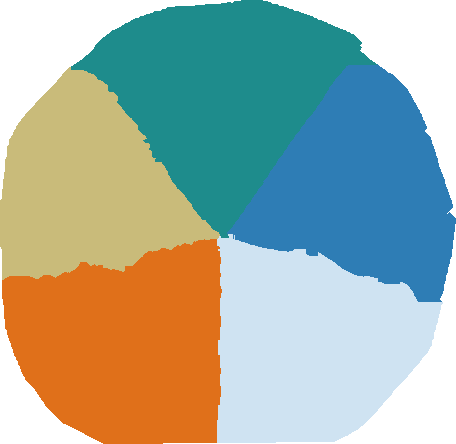
#> input picture zones_mask.png, 456 x 444 px
$ python zones_from_drawing.py ../zones_mask.png ../zones_mask.png
#> lines starting #> are read from the running program, lines starting #| are printed output that depends on the picture
#!/usr/bin/env python3
"""
zones_from_drawing.py - turns the owner's hand-drawn zone borders (red lines drawn over the zone map) into a ZONE MAP PICTURE the mod reads
(config/shrinecraft/zones_mask.png, see client/gui/ZoneDetector.java "map").

    python3 tools/zones_from_drawing.py ORIGINAL_MAP.png DRAWING.png --out zones_mask.png [--blocks-per-pixel 6.5]

Owner: "follow the black lines that my lines are referencing". So the red lines only say WHICH area belongs to which zone; the border is then
snapped to the middle of the real black gap between the two zones' content on the original map:
  1. the drawing is a zoomed / cropped copy of the original map, so it is registered to the original first (similarity transform, constants below,
     measured from the island circles that appear in both pictures),
  2. the red lines are closed and the areas between them are flood-filled: sculk (top wedge), ocean, arctic, lava, end,
  3. in a band around every border between two zones, each pixel goes to the zone whose real content (land, base colour) is NEAREST - so a border
     sits in the middle of the black line between the zones, wherever the red line was a little off,
  4. everything outside the owner's outer red contour is "none" (vanilla look).
The mask is saved at 1/2 resolution (RGBA: theme colour per pixel, alpha 0 = none). Always also writes a preview (mask over the original).
Mod side: zones.json  "map": {"image": "zones_mask.png", "center_pixel": [x, y], "blocks_per_pixel": S}  (centre_pixel is in mask pixels; the mod maps
world x,z -> pixel with the existing "center" = the world position of that pixel).
"""
import argparse
import collections
import os

import numpy as np
from PIL import Image

# registration of the drawing onto the original map (x' = S*x + TX, y' = S*y + TY), fitted on three island circles seen in both pictures
S, TX, TY = 0.784, -114.7, -10.9
# the arrow (world centre) in ORIGINAL map pixels
ARROW = (795, 540)
# seed point of every zone in ORIGINAL pixels (inside the zone, clear of red lines)
SEEDS = {"sculk": (795, 290), "ocean": (1031, 454), "arctic": (979, 733), "lava": (613, 735), "end": (539, 427)}
THEME_RGB = {"sculk": (30, 140, 140), "ocean": (46, 125, 181), "arctic": (207, 227, 242), "lava": (224, 112, 26), "end": (201, 187, 122)}
ORDER = ["sculk", "ocean", "arctic", "lava", "end"]


def dilate(m, r):
    out = m.copy()
    for _ in range(r):
        n = out.copy()
        n[1:, :] |= out[:-1, :]
        n[:-1, :] |= out[1:, :]
        n[:, 1:] |= out[:, :-1]
        n[:, :-1] |= out[:, 1:]
        out = n
    return out


def flood(free, seed):
    h, w = free.shape
    lab = np.zeros((h, w), bool)
    sx, sy = seed
    if not free[sy, sx]:
        raise SystemExit("seed %s is on a red line - move it" % (seed,))
    q = collections.deque([(sy, sx)])
    lab[sy, sx] = True
    while q:
        y, x = q.popleft()
        for ny, nx in ((y + 1, x), (y - 1, x), (y, x + 1), (y, x - 1)):
            if 0 <= ny < h and 0 <= nx < w and free[ny, nx] and not lab[ny, nx]:
                lab[ny, nx] = True
                q.append((ny, nx))
    return lab


def main():
    ap = argparse.ArgumentParser()
    ap.add_argument("original")
    ap.add_argument("drawing")
    ap.add_argument("--out", default="zones_mask.png")
    ap.add_argument("--band", type=int, default=16, help="half-width (in half-resolution pixels) of the band around a border that is re-decided by nearest content")
    a = ap.parse_args()
    orig = np.array(Image.open(a.original).convert("RGB")).astype(int)
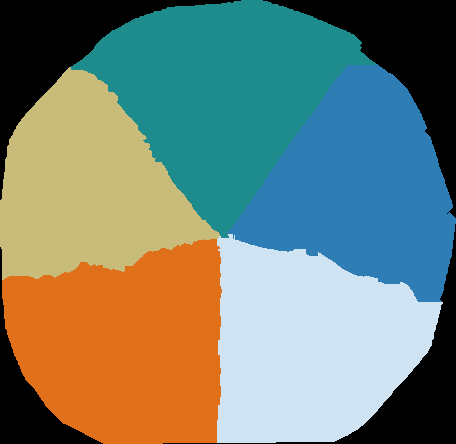
#> orig: shape (444, 456, 3) int64; mean R, G, B 115, 129.2, 116.4
    draw = np.array(Image.open(a.drawing).convert("RGB")).astype(int)
    H, W = orig.shape[:2]
#> H = 444; W = 456
    # work at half resolution
    f = 2
    h, w = H // f, W // f
#> h = 222; w = 228
    # 1. red lines of the drawing -> original -> half resolution
    red = (draw[..., 0] > 170) & (draw[..., 1] < 70) & (draw[..., 2] < 70)
#> red: shape (444, 456) bool; every value is 0
    # drop stray red specks (a dot off the end of a line would drag the closing chord away from the lines): keep only big connected red parts
    seen = np.zeros(red.shape, bool)
    keep = np.zeros(red.shape, bool)
    for y0_, x0_ in zip(*np.nonzero(red)):
        if seen[y0_, x0_]:
            continue
        comp, st = [], [(y0_, x0_)]
        seen[y0_, x0_] = True
        while st:
            cy_, cx_ = st.pop()
            comp.append((cy_, cx_))
            for dy_ in (-1, 0, 1):
                for dx_ in (-1, 0, 1):
                    ny_, nx_ = cy_ + dy_, cx_ + dx_
                    if 0 <= ny_ < red.shape[0] and 0 <= nx_ < red.shape[1] and red[ny_, nx_] and not seen[ny_, nx_]:
                        seen[ny_, nx_] = True
                        st.append((ny_, nx_))
        if len(comp) >= 25:
            for cy_, cx_ in comp:
                keep[cy_, cx_] = True
#> this loop made 0 passes
    red = keep
    ys, xs = np.nonzero(red)
#> ys = empty array; xs = empty array
    ox = ((xs - TX) / S / f).round().astype(int)
#> ox = empty array
    oy = ((ys - TY) / S / f).round().astype(int)
#> oy = empty array
    lines = np.zeros((h, w), bool)
    ok = (ox >= 0) & (ox < w) & (oy >= 0) & (oy < h)
#> ok = empty array
    lines[oy[ok], ox[ok]] = True
    # the outer red contour is often open where the drawing runs off the edge of the screenshot: close it with the convex hull edges of the
    # red points that lie in the bottom part (a straight chord between the two loose ends); the rest of the contour is left as drawn
    pts = sorted(set(zip(ox[ok].tolist(), oy[ok].tolist())))
#> pts = []

    def cross(o, p, q):
        return (p[0] - o[0]) * (q[1] - o[1]) - (p[1] - o[1]) * (q[0] - o[0])
    lower, upper = [], []
    for p_ in pts:
        while len(lower) >= 2 and cross(lower[-2], lower[-1], p_) <= 0:
            lower.pop()
        lower.append(p_)
#> after the loop, lower = []
    for p_ in reversed(pts):
        while len(upper) >= 2 and cross(upper[-2], upper[-1], p_) <= 0:
            upper.pop()
        upper.append(p_)
#> after the loop, upper = []
    hull = lower[:-1] + upper[:-1]
#> hull = []
#> (the run stopped early here; a loop or call above may not have finished)
